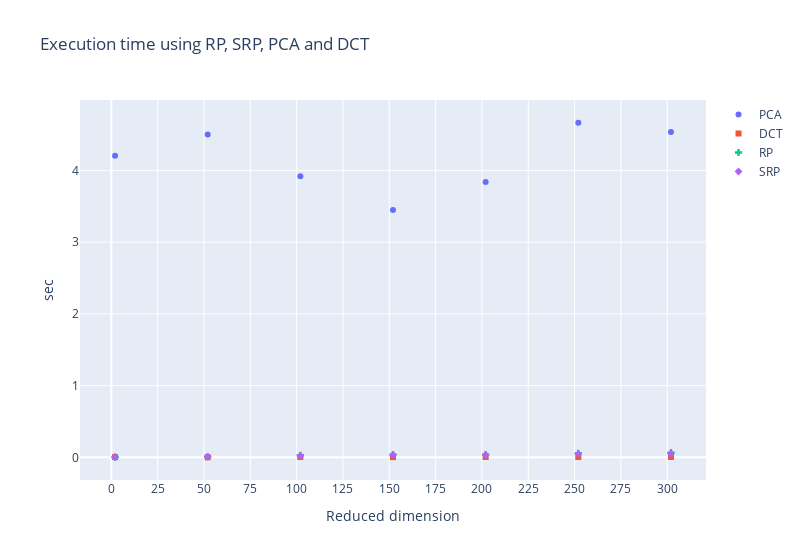

Source (notebook cell):
### Code cell
fig = go.Figure()
ks = np.arange(2,325, 50)
fig.add_trace(go.Scatter(x=ks, y=p_time, name="PCA", marker_symbol="circle", mode="markers"))
fig.add_trace(go.Scatter(x=ks, y=d_time, name="DCT", marker_symbol="square", mode="markers"))
fig.add_trace(go.Scatter(x=ks, y=r_time, name="RP", marker_symbol="cross", mode="markers"))
fig.add_trace(go.Scatter(x=ks, y=sr_time, name="SRP", marker_symbol="diamond", mode="markers"))

fig.update_layout(
    title_text="Execution time using RP, SRP, PCA and DCT",
    width=800,
)

fig.update_xaxes(title_text='Reduced dimension', dtick=25)
fig.update_yaxes(title_text='sec')

fig.show()

### Figure 1 — Plotly figure (JSON) as saved in the notebook; plotly's stock layout.template omitted (floating-point values rounded to 4 significant figures)
{"data": [{"marker": {"symbol": "circle"}, "mode": "markers", "name": "PCA", "type": "scatter", "x": [2, 52, 102, 152, 202, 252, 302], "y": [4.202, 4.501, 3.919, 3.448, 3.837, 4.664, 4.535]}, {"marker": {"symbol": "square"}, "mode": "markers", "name": "DCT", "type": "scatter", "x": [2, 52, 102, 152, 202, 252, 302], "y": [0.003348, 0.001651, 0.004941, 0.003309, 0.005155, 0.005554, 0.005628]}, {"marker": {"symbol": "cross"}, "mode": "markers", "name": "RP", "type": "scatter", "x": [2, 52, 102, 152, 202, 252, 302], "y": [0.00319, 0.00878, 0.02853, 0.04025, 0.0384, 0.05703, 0.06491]}, {"marker": {"symbol": "diamond"}, "mode": "markers", "name": "SRP", "type": "scatter", "x": [2, 52, 102, 152, 202, 252, 302], "y": [0.003189, 0.007152, 0.02178, 0.03435, 0.03422, 0.04779, 0.05399]}], "layout": {"title": {"text": "Execution time using RP, SRP, PCA and DCT"}, "width": 800, "xaxis": {"dtick": 25, "title": {"text": "Reduced dimension"}}, "yaxis": {"title": {"text": "sec"}}}}
